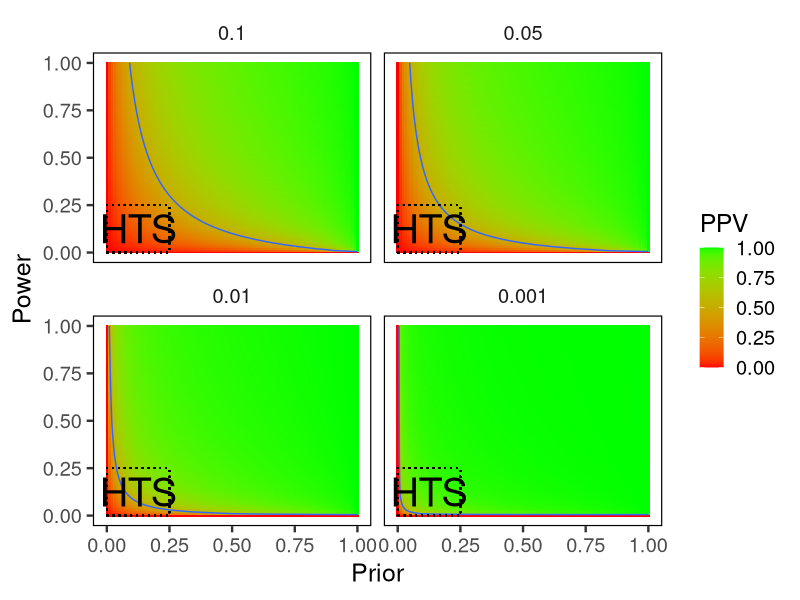

Generate this figure with R:
############################################################################
# Bioramble
# A closer look at the fisherman's dilemma
# by Jesse Lipp
# Aug 7, 2015
############################################################################

# --------------------------------------------------------------------------
# Set up environment
# --------------------------------------------------------------------------
# clean-up
rm(list = ls())

# load libraries (install if needed)
if (!require(ggplot2)) {
  install.packages("ggplot2")
}
if (!require(reshape2)) {
  install.packages("reshape2")
}

# --------------------------------------------------------------------------
# Prepare data
# --------------------------------------------------------------------------
# function implementing formula to calculate positive predictive value (PPV)
calc_ppv <- function(prior, power, alpha) {
  power * prior / (power * prior + alpha * (1 - prior))
}
# establish domain to calculate PPV
prior <- seq(0, 1, length.out = 100)
power <- seq(0, 1, length.out = 100)
# four commonly used alphas in high-throughput screening to calculate PPV contour
alpha <- c(0.1, 0.05, 0.01, 0.001)
# set up grid to calculate all combinations of prior and power
grid <- expand.grid(list(prior = prior, power = power))
# calculate PPV for all combinations of prior and power for all levels of alpha
ppv <- mapply(calc_ppv, grid$prior,  grid$power, MoreArgs = list(alpha = alpha))
# correct 0-division
ppv[is.na(ppv)] <- 0
# combine data into single data frame
rownames(ppv) <- alpha
grid <- cbind(grid, t(ppv))
# create long form for plotting with ggplot2
grid <- melt(grid,
             id = c("prior", "power"),
             value.name = "PPV",
             variable.name = "alpha")

# --------------------------------------------------------------------------
# Plot data
# --------------------------------------------------------------------------
# plot PPV contours as facets
ggplot(grid, aes(x = prior, y = power, fill = PPV)) +
  # color gradient from green to red
  geom_tile() + 
  scale_fill_gradient(low = "red", high = "green") +
  # contour line at PPV = 0.5
  stat_contour(aes(z = PPV), breaks = 0.5) +
  # facets
  facet_wrap(~ alpha, ncol = 2) +
  # rectangle specifying the region of most high-throughput screens
  geom_rect(xmin = 0, xmax = 0.25, ymin = 0, ymax = 0.25, fill = NA, color = "black", linetype = 3) + 
  annotate("text", label = "HTS", x = 0.125, y = 0.125, size = 10) +
  # labeling
  xlab("Prior") + ylab("Power") +
  # theme tweaking
  theme_bw(base_size = 18) +
  theme(panel.grid.major = element_blank(),
        panel.grid.minor = element_blank(),
        strip.background = element_blank(),
        panel.border = element_rect(color = "black"))
